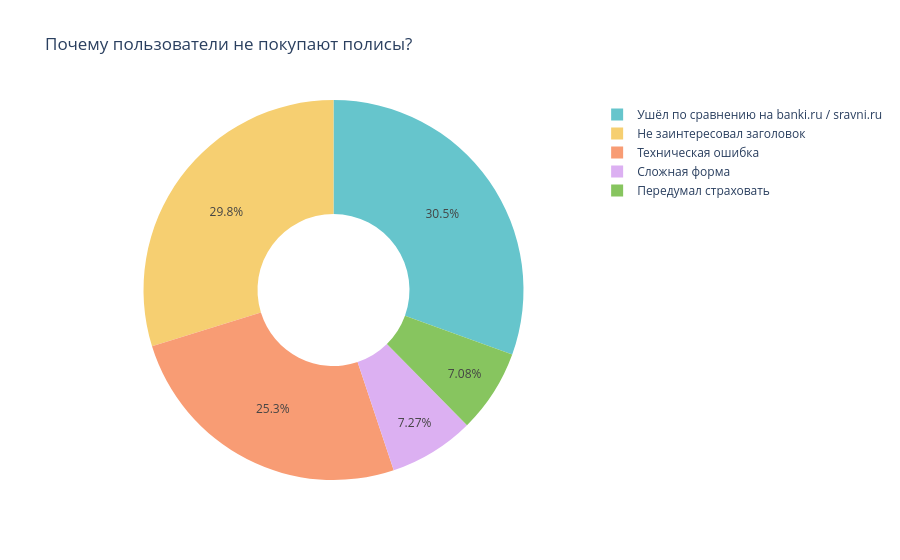

Notebook code for this chart:
### Code cell
drop_reasons = df[df['drop_reason'].notna()]['drop_reason'].value_counts().head(5)

fig_reasons = px.pie(
    names=drop_reasons.index, values=drop_reasons.values,
    title='Почему пользователи не покупают полисы?',
    hole=0.4, color_discrete_sequence=px.colors.qualitative.Pastel
)
fig_reasons.show()

recommendations = {
    'Дорого': 'Показывать цену как "от 230 ₽/мес" вместо годовой суммы',
    'Сложная форма': 'Упростить ввод данных, добавить автозаполнение',
    'Не понял, что входит': 'Добавить тултипы и краткий чеклист покрытия',
    'Нашёл дешевле': 'Подсветить преимущества Сбера: скорость, интеграция с ипотекой',
    'Техническая ошибка': 'Мониторинг ошибок + ускорение загрузки'
}

### Figure 1 — Plotly figure (JSON) as saved in the notebook; plotly's stock layout.template omitted (floating-point values rounded to 4 significant figures)
{"data": [{"domain": {"x": [0, 1], "y": [0, 1]}, "hole": 0.4, "hovertemplate": "label=%{label}<br>value=%{value}<extra></extra>", "labels": ["Ушёл по сравнению на banki.ru / sravni.ru", "Не заинтересовал заголовок", "Техническая ошибка", "Сложная форма", "Передумал страховать"], "legendgroup": "", "name": "", "showlegend": true, "type": "pie", "values": [14728, 14377, 12235, 3507, 3419]}], "layout": {"legend": {"tracegroupgap": 0}, "piecolorway": ["rgb(102, 197, 204)", "rgb(246, 207, 113)", "rgb(248, 156, 116)", "rgb(220, 176, 242)", "rgb(135, 197, 95)", "rgb(158, 185, 243)", "rgb(254, 136, 177)", "rgb(201, 219, 116)", "rgb(139, 224, 164)", "rgb(180, 151, 231)", "rgb(179, 179, 179)"], "title": {"text": "Почему пользователи не покупают полисы?"}}}
